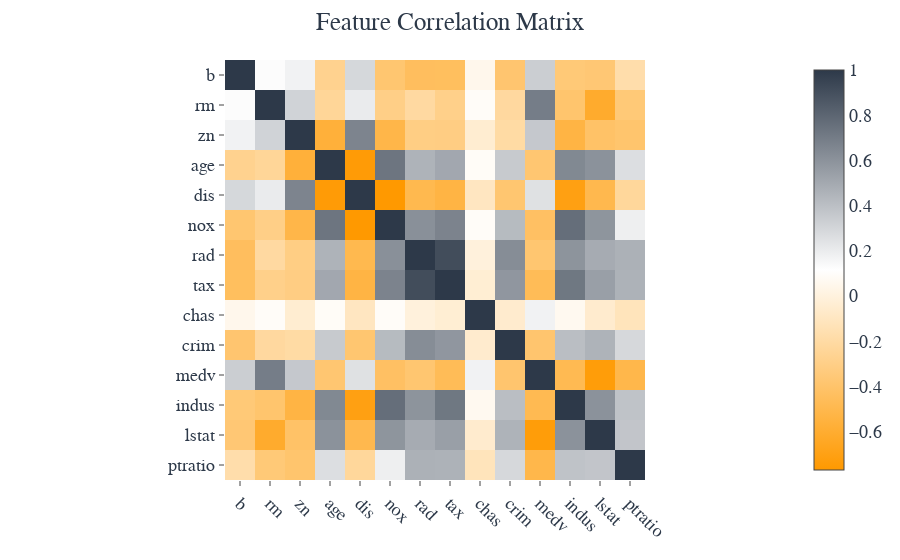

The notebook cell this image was saved under:
### Code cell
fig = px.imshow(corr.set_index('index'), 
               color_continuous_scale=[(0, "#ff9900"), (0.5, 'white'), (1, "#2D3949")],
               )
fig.update_layout(showlegend=False, title_text=f"Feature Correlation Matrix",
                          template="presentation")
fig.update_yaxes(title=None)
fig.update_xaxes(tickangle=45)
fig.update_layout(
    font_family="Gravitas One",
    font_color="#2D3949",
)

fig.show()

### Figure 1 — Plotly figure (JSON) as saved in the notebook; plotly's stock layout.template omitted (floating-point values rounded to 4 significant figures; data arrays with more than 128 entries replaced by an {"elided": "..."} marker saying what was removed)
{"data": [{"coloraxis": "coloraxis", "hovertemplate": "x: %{x}<br>index: %{y}<br>color: %{z}<extra></extra>", "name": "0", "type": "heatmap", "x": ["b", "rm", "zn", "age", "dis", "nox", "rad", "tax", "chas", "crim", "medv", "indus", "lstat", "ptratio"], "xaxis": "x", "y": ["b", "rm", "zn", "age", "dis", "nox", "rad", "tax", "chas", "crim", "medv", "indus", "lstat", "ptratio"], "yaxis": "y", "z": {"elided": "14x14 float values"}}], "layout": {"coloraxis": {"colorscale": [[0, "#ff9900"], [0.5, "white"], [1, "#2D3949"]]}, "font": {"color": "#2D3949", "family": "Gravitas One"}, "margin": {"t": 60}, "showlegend": false, "title": {"text": "Feature Correlation Matrix"}, "xaxis": {"anchor": "y", "constrain": "domain", "domain": [0, 1], "scaleanchor": "y", "tickangle": 45}, "yaxis": {"anchor": "x", "autorange": "reversed", "constrain": "domain", "domain": [0, 1], "title": {}}}}
